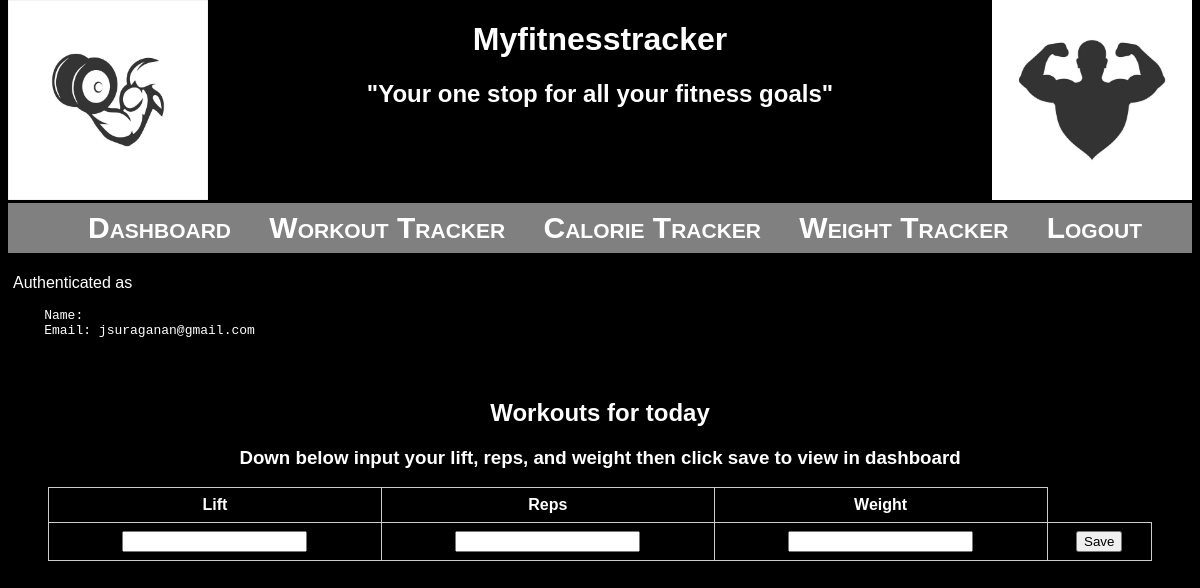
The app's page /workouttracker/ (signed in), older data.
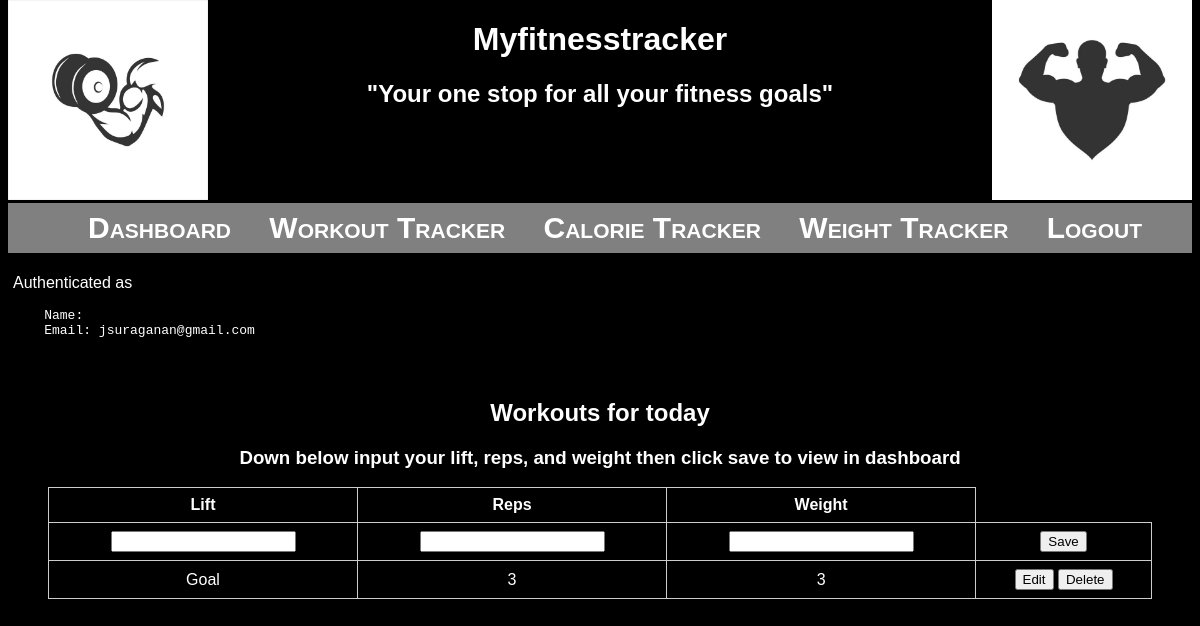
The same page, newer data.
### myfitness/models.py (models this page shows)
class Fitness(models.Model):
    class Meta:
        unique_together = (('user_name', 'date', 'lift'),)
    user_name = models.CharField(max_length=50)
    date = models.DateField(default= date.today().strftime('%d-%m-%Y'))
    lift = models.CharField(max_length=50)
    reps = models.IntegerField(max_length=3)
    weight = models.IntegerField(max_length=3)

### myfitness/views.py (the view)
# urls.py: path("workouttracker/", views.workouttracker, name="workouttracker"),
def workouttracker(request):
    context = {}
    form = FitnessForm()
    user = request.user.username
    today = date.today()
    fitnesss = Fitness.objects.filter(user_name=user,date=today)
    context ['form'] = form
    context ['fitnesss'] = fitnesss
    return render(request, "myfitness/workouttracker.html", context)

### myfitness/forms.py
class FitnessForm(forms.ModelForm):
    class Meta:
        model = Fitness
        fields = ['lift', 'reps','weight']

### myfitness/templates/myfitness/workouttracker.html (shortened to what this page needs)
{% extends "myfitness/auth_layout.html" %}
{% block content %}
{% if user.is_authenticated %}
<p>Authenticated as
<pre>
    Name: {{ user.get_full_name }}
    Email: {{ user.email }}
</pre>
</p>
<div class="boxes.container">
    <div class="info-workout">
        <h2>Workouts for today</h2>
        <h3>Down below input your lift, reps, and weight then click save to view in dashboard</h3>
        <div class="box">
        <form method="post" action="{% url 'workoutupdate' %}">
            <table>
                <thead>
                    <tr>
                        <th>Lift</th>
                        <th>Reps</th>
                        <th>Weight</th>
                    </tr>
                </thead>
                <tbody>
                    {% if not form.instance.id %}
                    <tr>
                        {% for field in form %}
                        <td>{{ field }}</td>
                        {% endfor %}
                        <td><button name="save">Save</button></td>
                    </tr>
                    {% endif %}
                    {% for fitness in fitnesss %}
                    <tr>
                        {% if form.instance.id == fitness.id %}
                            {% for field in form %}
                            <td>{{ field }}</td>
                            {% endfor %}
                            <td><button name="save" value="{{ fitness.id }}">Save</button></td>
                        {% else %}
                            <td>{{ fitness.lift }}</td>
                            <td>{{ fitness.reps }}</td>
                            <td>{{ fitness.weight }}</td>
                            <td>
                                <button formnovalidate name="edit" value="{{ fitness.id }}">Edit</button>
                                <button formnovalidate name="delete" value="{{ fitness.id }}">Delete</button>
                            </td>
                        {% endif %}
                    </tr>
                    {% endfor %}
                </tbody>
            </table>
        </form>
    </div>
</div>
{% else %}
<p>You are not logged in</p>
<p>You can <a href="{% url 'login' %}?next={{ request.path }}">Login</a> if you like.</p>
{% endif %}
{% endblock %}

### myfitness/templates/myfitness/auth_layout.html (shortened to what this page needs)
<!DOCTYPE html>
<html>
<head>
    {% load static %}
    <link rel="stylesheet" type="text/css" href="{% static 'myfitness/myfitness.css' %}"/>
</head>
<body>
    <div class="container">
        <img class="workout1" src="{% static 'myfitness/images/workout1.jpeg' %}" alt="Workout1">
        <img class="workout2" src="{% static 'myfitness/images/workout2.jpeg' %}" alt="Workout2">
        <div class="center-text">
            <h1>Myfitnesstracker</h1>
            <h2>"Your one stop for all your fitness goals"</h2>
        </div>
    </div>
<div class="navbar">
    <a href="{% url 'dashboard' %}" class="navbar-item">Dashboard</a>
    <a href="{% url 'workouttracker' %}" class="navbar-item">Workout Tracker</a>
    <a href="{% url 'calories' %}" class="navbar-item">Calorie Tracker</a>
    <a href="{% url 'weight' %}" class="navbar-item">Weight Tracker</a>
    <a href="{% url 'logout' %}?next={% url 'home' %}" class="navbar-item">Logout</a>
</div>
<div class="auth-content">
    {% block content %}
    {% endblock %}
</div>
</body>
</html>

### myfitness/static/myfitness/myfitness.css (style rules this page uses)
.workout1 { width: 200px; height: 200px; position: absolute; top: 0; left: 0; padding-left: 8px; }
.workout2 { width: 200px; height: 200px; position: absolute; top: 0; right: 0; padding-right: 8px; }
.center-text { color:white; text-align: center; font-family: 'Trebuchet MS', 'Lucida Sans Unicode', 'Lucida Grande', 'Lucida Sans', Arial, sans-serif; }
body { background-color: black; }
.navbar { background-color: grey; font-size: 30px; font-family: 'Trebuchet MS', 'Lucida Sans Unicode', 'Lucida Grande', 'Lucida Sans', Arial, sans-serif; color: white; padding: 8px 5px 8px 5px; text-align: center; margin-top: 95px; }
.navbar a { text-decoration: none; color: inherit; }
.navbar-item { font-variant: small-caps; margin-left: 30px; }
a { color: red; font-weight: bolder; }
.info-workout { padding: 25px; margin: 10px; text-align: center; color: white; }
.auth-content { padding: 5px; font-family:'Trebuchet MS', 'Lucida Sans Unicode', 'Lucida Grande', 'Lucida Sans', Arial, sans-serif; color:white; }
table { width: 100%; border-collapse: collapse; }
th, td { border: 1px solid #ccc; padding: 8px; text-align: center; }
.box { margin-top: 10px; }

Row changes from the older to the newer data that the page shows:
added Fitness: lift "Goal", reps "3", weight "3", {{ fitness.id }} 17 (drawn)
